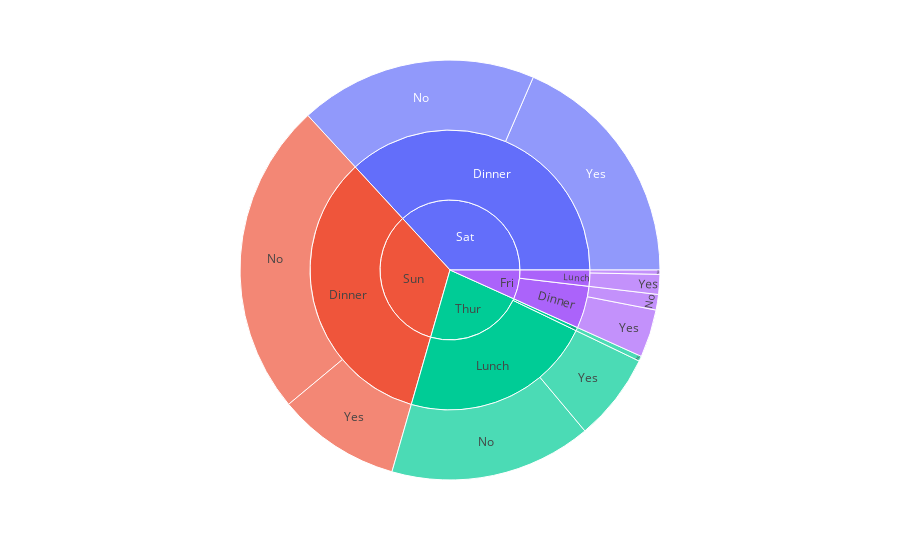

Notebook source saved alongside this figure:
### Code cell
px.sunburst(tips,path=['day','time','smoker'],values='total_bill')

### Figure 1 — Plotly figure (JSON) as saved in the notebook; plotly's stock layout.template omitted (floating-point values rounded to 4 significant figures)
{"data": [{"branchvalues": "total", "domain": {"x": [0, 1], "y": [0, 1]}, "hovertemplate": "labels=%{label}<br>total_bill=%{value}<br>parent=%{parent}<br>id=%{id}<extra></extra>", "ids": ["Fri/Dinner/No", "Sat/Dinner/No", "Sun/Dinner/No", "Thur/Dinner/No", "Fri/Lunch/No", "Thur/Lunch/No", "Fri/Dinner/Yes", "Sat/Dinner/Yes", "Sun/Dinner/Yes", "Fri/Lunch/Yes", "Thur/Lunch/Yes", "Fri/Dinner", "Sat/Dinner", "Sun/Dinner", "Thur/Dinner", "Fri/Lunch", "Thur/Lunch", "Fri", "Sat", "Sun", "Thur"], "labels": ["No", "No", "No", "No", "No", "No", "Yes", "Yes", "Yes", "Yes", "Yes", "Dinner", "Dinner", "Dinner", "Dinner", "Lunch", "Lunch", "Fri", "Sat", "Sun", "Thur"], "name": "", "parents": ["Fri/Dinner", "Sat/Dinner", "Sun/Dinner", "Thur/Dinner", "Fri/Lunch", "Thur/Lunch", "Fri/Dinner", "Sat/Dinner", "Sun/Dinner", "Fri/Lunch", "Thur/Lunch", "Fri", "Sat", "Sun", "Thur", "Fri", "Thur", "", "", "", ""], "type": "sunburst", "values": [57.7, 884.8, 1169.0, 18.78, 15.98, 751.3, 178.3, 893.6, 458.3, 73.94, 326.2, 236.0, 1778.0, 1627.0, 18.78, 89.92, 1078.0, 325.9, 1778.0, 1627.0, 1096.0]}], "layout": {"legend": {"tracegroupgap": 0}, "margin": {"t": 60}}}
